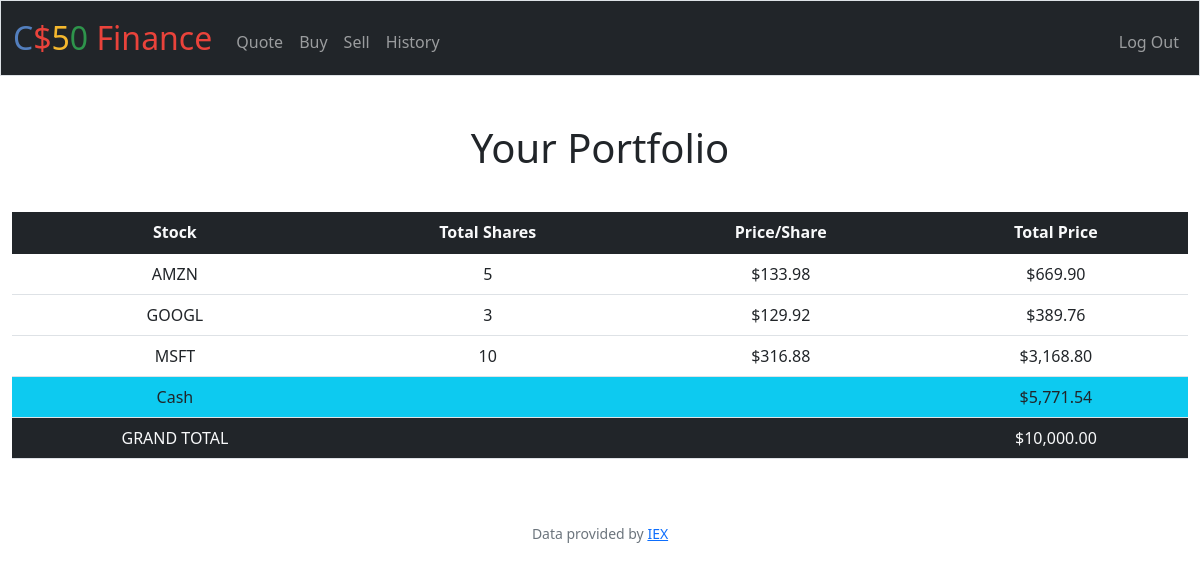
Page / (signed in) on the earlier database version.
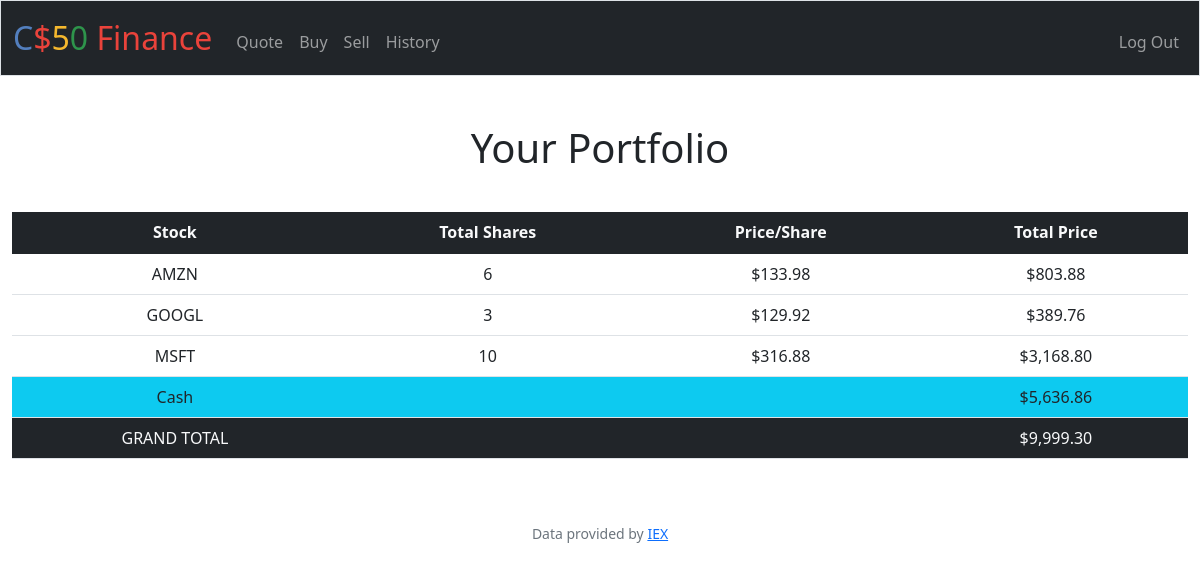
Same page on the later database version.
### tables this page shows
CREATE TABLE transactions (id INTEGER PRIMARY KEY AUTOINCREMENT, user_id INTEGER, symbol TEXT, shares INTEGER, price FLOAT, date TIMESTAMP);

CREATE TABLE users (id INTEGER PRIMARY KEY AUTOINCREMENT NOT NULL, username TEXT NOT NULL, hash TEXT NOT NULL, cash NUMERIC NOT NULL DEFAULT 10000.00);

### app.py (the view)
@app.route("/")
@login_required
def index():
    user_id = session["user_id"]
    stock_details = db.execute("SELECT symbol, SUM(shares) AS shares, price FROM transactions WHERE user_id = ? GROUP BY symbol", user_id)
    user_cash = db.execute("SELECT cash FROM users WHERE id = ?", user_id)[0]["cash"]
    grand_total = user_cash
    for stock in stock_details:
        grand_total += stock["shares"] * stock["price"]
    return render_template("index.html", stock_details = stock_details, user_cash = user_cash, grand_total = grand_total)

### app.py (called while the page is built)
@app.after_request
def after_request(response):
    response.headers["Cache-Control"] = "no-cache, no-store, must-revalidate"
    response.headers["Expires"] = 0
    response.headers["Pragma"] = "no-cache"
    return response

### helpers.py (called while the page is built)
def login_required(f):
    @wraps(f)
    def decorated_function(*args, **kwargs):
        if session.get("user_id") is None:
            return redirect("/login")
        return f(*args, **kwargs)
    return decorated_function

def usd(value):
    return f"${value:,.2f}"

### templates/index.html (shortened to what this page needs)
{% extends "layout.html" %}
{% block main %}
    <h1 class="text-center">Your Portfolio</h1>
    <table class="table">
      <thead class="bg-dark text-light">
        <tr>
          <th scope="col">Stock</th>
          <th scope="col">Total Shares</th>
          <th scope="col">Price/Share</th>
          <th scope="col">Total Price</th>
        </tr>
      </thead>
      <tb>
      {% for stock in stock_details %}
      <tr>
        <td>{{ stock.symbol }}</td>
        <td>{{ stock.shares }}</td>
        <td>{{ stock.price|usd }}</td>
        <td>{{ (stock.shares * stock.price)| usd }}</td>
      </tr>
      {% endfor %}
      </tb>
      <tf>
        <tr class="bg-info text-dark">
          <td>Cash</td>
          <td colspan="2"></td>
          <td>{{ user_cash| usd }}</td>
        </tr>
        <tr class="bg-dark text-light">
          <td>GRAND TOTAL</td>
          <td colspan="2"></td>
          <td>{{ grand_total| usd }}</td>
        </tr>
      </tf>
    </table>
{% endblock %}

Differences in the rows shown:
computed for transactions "AMZN": shares "5" → "6"; shares "$669.90" → "$803.88"
changed users: cash "$5,771.54" → "$5,636.86"
Other differences:
{{ grand_total| usd }}: "$10,000.00" → "$9,999.30"
